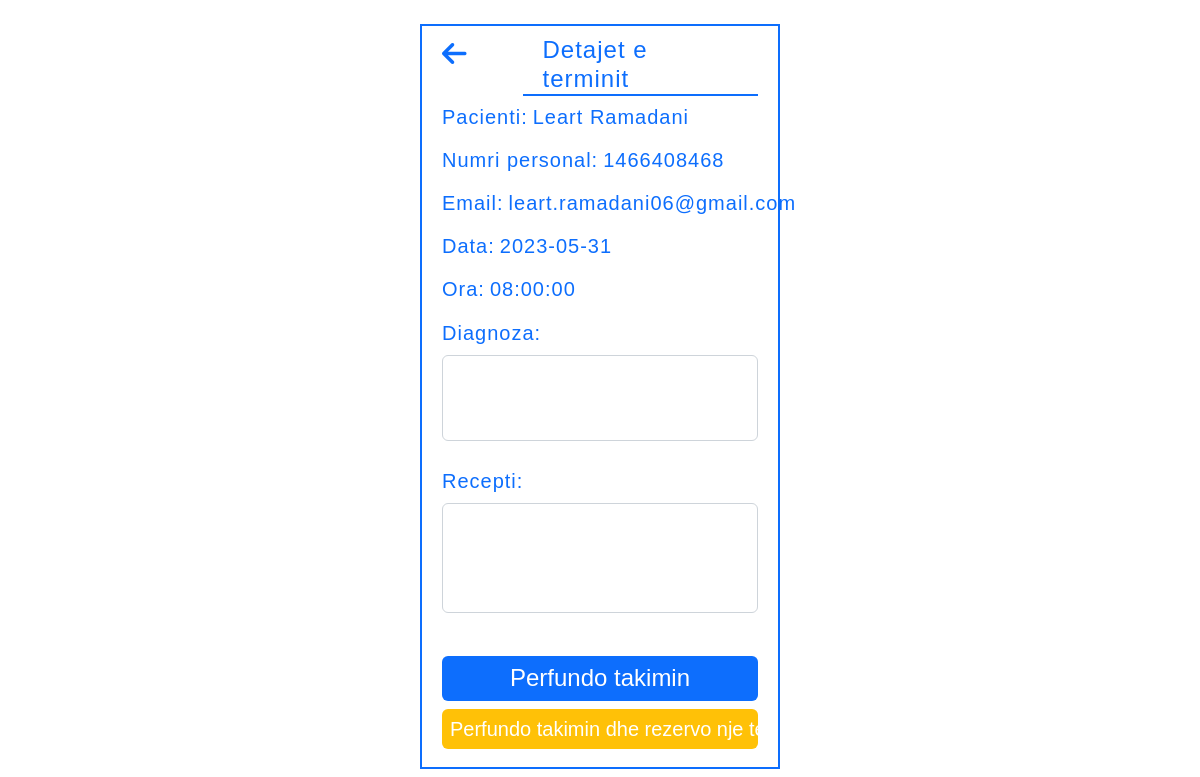
/doctorSide/perfundoTakimin.php?id=496, run on the app's committed database.
### tables this page shows
CREATE TABLE `terminet` (
  `id` int(11) NOT NULL,
  `doktori` varchar(100) NOT NULL,
  `emri_pacientit` varchar(100) NOT NULL,
  `mbiemri_pacientit` varchar(100) NOT NULL,
  `numri_personal` int(10) NOT NULL,
  `email_pacientit` varchar(100) NOT NULL,
  `data` date NOT NULL,
  `ora` time NOT NULL
);

### doctorSide/perfundoTakimin.php (the view, shortened to what this page needs)
<?php
include('../config.php');
$id = $_GET['id'];
$sql = "SELECT * FROM terminet WHERE id=:id";
$prep = $con->prepare($sql);
$prep->bindParam(':id', $id);
$prep->execute();
$row = $prep->fetch();
?>
<!DOCTYPE html>
<html lang="en">
<head>
    <link rel="stylesheet" href="../css/main.css">
    <link href="https://cdn.jsdelivr.net/npm/bootstrap@5.2.0-beta1/dist/css/bootstrap.min.css" rel="stylesheet">
    <link rel="stylesheet" href="../bootstrap-5.1.3-examples/sidebars/sidebars.css">
</head>
<body>
    <?php
    $diagnoza_err = $recepti_err = '';
    $diag = $rec = '';
    ?>
    <article class="appointment_wrapper">
        <section class="appointment">
            <div>
                <a href="terminet.php" class="goBack" title="Go back"><i class="fa-solid fa-arrow-left"></i></a>
                <div class="h1_flex">
                    <h1 class="appointment_h1 app_h1">Detajet e terminit</h1>
                </div>
            </div>
            <div>
                <label>Pacienti:</label>
                <p class="appointment_p"><?= $row['emri_pacientit'] . ' ' . $row['mbiemri_pacientit'] ?></p>
            </div>
            <div>
                <label>Numri personal:</label>
                <p class="appointment_p"><?= $row['numri_personal'] ?></p>
            </div>
            <div>
                <label>Email:</label>
                <p class="appointment_p"><?= $row['email_pacientit'] ?></p>
            </div>
            <div>
                <label>Data:</label>
                <p class="appointment_p"><?= $row['data'] ?></p>
            </div>
            <div>
                <label>Ora:</label>
                <p class="appointment_p"><?= $row['ora'] ?></p>
            </div>
            <form method="post" autocomplete="off">
                <label for="komentiDoktorit" class="form-label fs-5">Diagnoza:</label>
                <div>
                    <textarea class="form-control <?= $invalid_dianoz ?? '' ?>" style="resize: none;" id="komentiDoktorit" rows="3" maxlength="250" name="diagnoza"><?= $diag; ?></textarea>
                </div>
                <span class="text-danger fw-normal mb-5"><?php echo $diagnoza_err; ?></span> <br>
                <label for="recepti" class="form-label fs-5">Recepti:</label>
                <div>
                    <textarea class="form-control <?= $invalid_recepti ?? '' ?>" style="resize: none;" id="recepti" rows="4" maxlength="250" name="recepti"><?= $rec; ?></textarea>
                </div>
                <span class="text-danger fw-normal"><?php echo $recepti_err; ?></span> <br>
                <input type="submit" value="Perfundo takimin" name="perfundo" class="text-center h4 fw-normal p-2 mt-3 rounded w-100 bg-primary border-0 text-white">
                <input type="submit" value="Perfundo takimin dhe rezervo nje te ri" name="perfundo_rezervo" class="text-center fw-normal h5 p-2 rounded w-100 bg-warning border-0 text-white">
            </form>
        </section>
    </article>
</body>
</html>

### css/main.css (style rules this page uses)
:root { --primary: #0D6EFD; --background: #081C15; --secondary: #40916C; --border: #74c69d; --focus: #95d5b2; --font-family: 'Roboto', sans-serif; --grey: #adb5bd; --darkGrey: #495057; }
* { font-family: Arial, Helvetica, sans-serif; }
body { overflow: auto !important; }
.appointment_wrapper { margin-top: 2%; margin-bottom: 0; display: flex; justify-content: center; }
.appointment { display: flex; flex-direction: column; border: 2px solid currentColor; color: var(--primary); width: 30%; line-height: 170%; letter-spacing: 1px; padding: 10px 20px; }
.appointment_h1 { color: var(--primary); border-bottom: 2px solid currentColor; padding: 0 20px; font-size: 24px; width: fit-content; }
.app_h1 { margin-left: 55px; }
.h1_flex { display: flex; justify-content: center; }
.appointment div label { font-size: 20px; color: var(--primary); }
.appointment_p { font-size: 20px; margin-left: 5px; }
.appointment div { display: flex; }
.fa-arrow-left { all: inherit; }
.goBack { font-size: 28px; margin-top: 2px; text-decoration: none; font-weight: 100; color: var(--primary); }

### data on the page
terminet: emri_pacientit "Leart", mbiemri_pacientit "Ramadani", numri_personal "1466408468", email_pacientit "leart.ramadani06@gmail.com", data "2023-05-31", ora "08:00:00"
